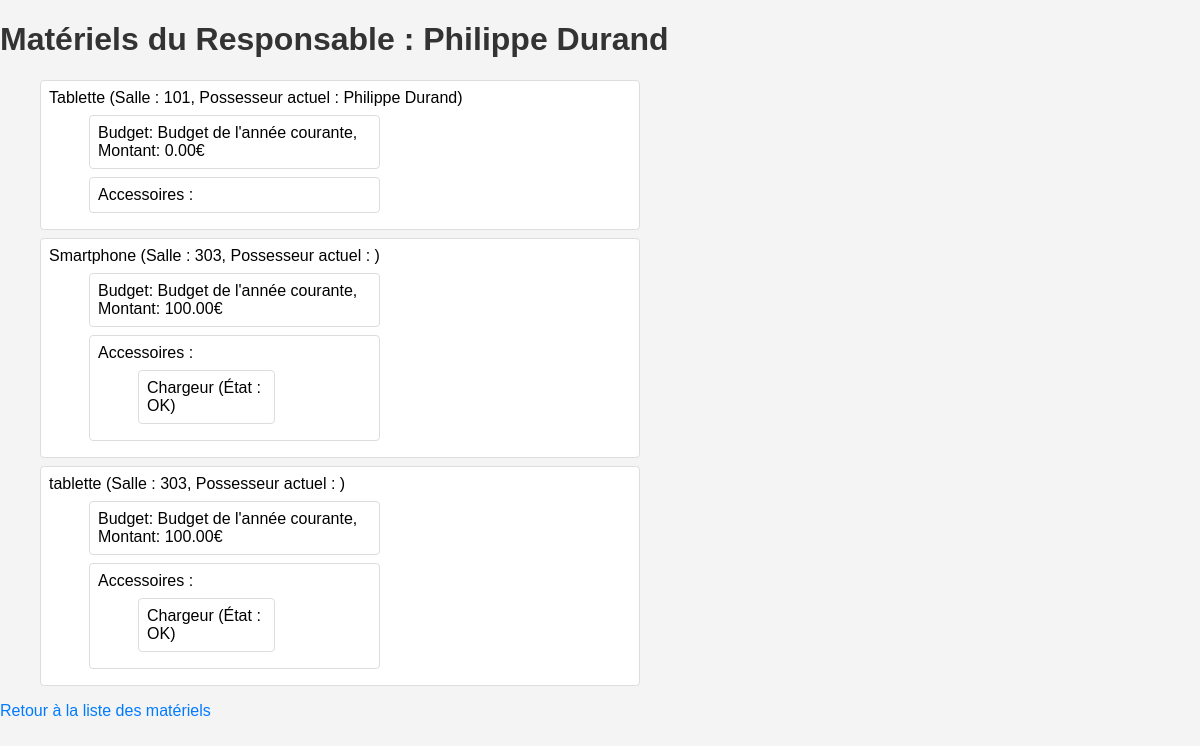
Page /pret/materiels/responsable/2/ on the committed database.
### pret/models.py (models this page shows, shortened)
class Enseignant(models.Model):
    nom = models.CharField(max_length=100)

class Materiel(models.Model):
    BUDGET_CHOICES = [
        ('annee_courante', 'Budget de l\'année courante'),
        ('projet', 'Budget projets'),
        ('exceptionnel', 'Budget financements exceptionnels'),
    ]
    nom = models.CharField(max_length=100)
    responsable = models.ForeignKey(Enseignant, on_delete=models.SET_NULL, null=True, related_name='materiels')
    salle_actuelle = models.ForeignKey(Salle, on_delete=models.SET_NULL, null=True, related_name='materiels')
    possesseur_actuel = models.ForeignKey(Enseignant, on_delete=models.SET_NULL, null=True, related_name='materiel_possede', blank=True)
    budget = models.CharField(max_length=20, choices=BUDGET_CHOICES, default='annee_courante')
    montant = models.DecimalField(max_digits=10, decimal_places=2, default=0.00)
    accessoires = models.ManyToManyField(Accessoire, blank=True)

class Salle(models.Model):
    numero = models.CharField(max_length=10)

class Accessoire(models.Model):
    nom = models.CharField(max_length=100)
    etat = models.CharField(max_length=100, blank=True)

### pret/views.py (the view)
# urls.py: path('materiels/responsable/<int:responsable_id>/', views.materiels_responsable, name='materiels_responsable'),
def materiels_responsable(request, responsable_id):
    responsable = get_object_or_404(Enseignant, id=responsable_id)
    materiels = Materiel.objects.filter(responsable=responsable)
    return render(request, 'pret/materiels_responsable.html', {'responsable': responsable, 'materiels': materiels})

### pret/templates/pret/materiels_responsable.html (shortened to what this page needs)
<!DOCTYPE html>
<html>
<head>
    {% load static %}
    <link rel="stylesheet" type="text/css" href="{% static 'styles.css' %}">
</head>
<body>
    <h1>Matériels du Responsable : {{ responsable.nom }}</h1>
    <ul>
        {% for materiel in materiels %}
        <li>
            {{ materiel.nom }} (Salle : {{ materiel.salle_actuelle.numero }}, Possesseur actuel : {{ materiel.possesseur_actuel.nom }})
            <ul>
                <li>Budget: {{ materiel.get_budget_display }}, Montant: {{ materiel.montant }}€</li>
                <li>Accessoires :
                    <ul>
                        {% for accessoire in materiel.accessoires.all %}
                        <li>{{ accessoire.nom }} (État : {{ accessoire.etat }})</li>
                        {% endfor %}
                    </ul>
                </li>
            </ul>
        </li>
        {% endfor %}
    </ul>
    <a href="{% url 'index' %}">Retour à la liste des matériels</a>
</body>
</html>

### pret/static/styles.css (style rules this page uses)
body { font-family: Arial, sans-serif; background-color: #f4f4f4; margin: 0; padding: 0; }
h1, h2, h3 { color: #333; }
ul { list-style-type: none; padding-left: 40px; padding-right: 40px; width: 50%; }
li { background: #fff; margin: 0.5rem 0; padding: 0.5rem; border: 1px solid #ddd; border-radius: 4px; overflow: hidden; }
a { text-decoration: none; color: #007bff; }

### rows in the picture
Enseignant: nom "Philippe Durand"
Materiel: nom "Tablette", salle_actuelle.numero "101", possesseur_actuel.nom "Philippe Durand", budget "Budget de l'année courante", montant "0.00"
Materiel: nom "Smartphone", salle_actuelle.numero "303", budget "Budget de l'année courante", montant "100.00"
Accessoire: nom "Chargeur", etat "OK"
Materiel: nom "tablette", salle_actuelle.numero "303", budget "Budget de l'année courante", montant "100.00"
